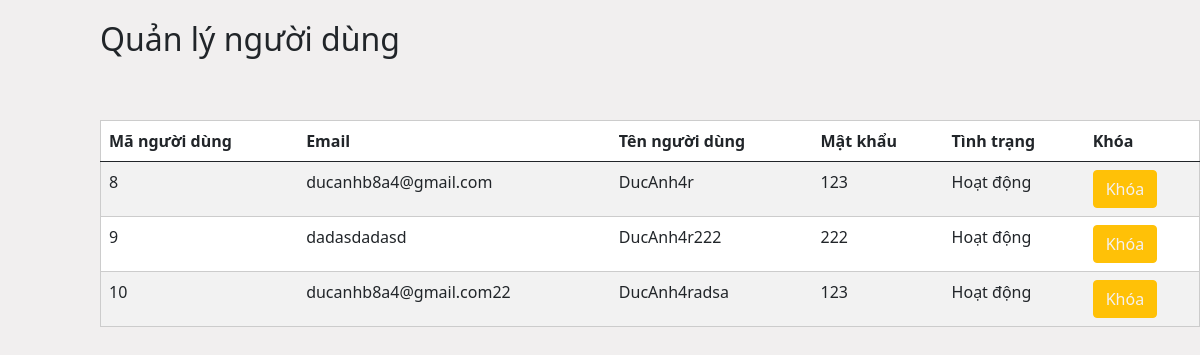
/Admin/UsersManagement.php, run on the app's committed database.
### tables this page shows
CREATE TABLE `user` (
  `uid` int(11) NOT NULL,
  `uemail` varchar(255) NOT NULL,
  `uname` varchar(255) NOT NULL,
  `upassword` varchar(255) NOT NULL,
  `ustatus` int(11) NOT NULL DEFAULT 1
);

### Admin/UsersManagement.php (the view, shortened to what this page needs)
<?php
include("connect.php");
$query = "SELECT * FROM user";
$result = $conn->query($query);
?>
<!DOCTYPE html>
<html lang="en">
<head>
    <link href="https://cdn.jsdelivr.net/npm/bootstrap@5.0.2/dist/css/bootstrap.min.css" rel="stylesheet"
>
    <link rel="stylesheet" href="./css/Management.css">
</head>
<body style="margin-left:100px;background-color: #f1efef">
    <h2 style="margin-top:20px">Quản lý người dùng</h2>
    <font color=red><?php echo $_SESSION["users_error"]; ?></font><br>
    <table class="table table-striped" style="background-color:white;border:1px solid #ccc;margin-top:30px;padding:50px;">
        <thead>
            <tr>
                <th scope="col">Mã người dùng</th>
                <th scope="col">Email</th>
                <th scope="col">Tên người dùng</th>
                <th scope="col">Mật khẩu</th>
                <th scope="col">Tình trạng</th>
                <th scope="col">Khóa</th>
            </tr>
        </thead>
        <tbody>
        <?php
            while ($row = $result->fetch_assoc()) {
                echo "<tr>";
                echo "<td>{$row['uid']}</td>";
                echo "<td>{$row['uemail']}</td>";
                echo "<td>{$row['uname']}</td>";
                echo "<td>{$row['upassword']}</td>";
                $statusDisplay = ($row['ustatus'] == 0) ? "Khóa" : "Hoạt động";
                echo "<td>{$statusDisplay}</td>";
                $lockDisplay = ($row['ustatus'] == 0) ? "Mở khóa" : "Khóa";
                echo '<td><button type="button" class="btn btn-warning"><a class="button-lock" onclick="return confirm(\'Bạn có chắc muốn khóa/mở khóa tài khoản của '. $row["uname"] .' không?\')" href="./actions/Account_lock.php?uid='. $row["uid"] .'">'.$lockDisplay.'</a></button></td>';
                echo "</tr>";
            }
            ?>
        </tbody>
    </table>
</body>
</html>

### Admin/css/Management.css (style rules this page uses)
a { text-decoration: none; }

### Admin/UsersManagement.php (style rules this page uses)
a { text-decoration: none; }
.button-lock { color: #f4f1f1; }

### data on the page
user: uid "8", uemail "ducanhb8a4@gmail.com", uname "DucAnh4r", upassword "123", ustatus "Hoạt động", ustatus "Khóa"
user: uid "9", uemail "dadasdadasd", uname "DucAnh4r222", upassword "222", ustatus "Hoạt động", ustatus "Khóa"
user: uid "10", uemail "ducanhb8a4@gmail.com22", uname "DucAnh4radsa", upassword "123", ustatus "Hoạt động", ustatus "Khóa"
